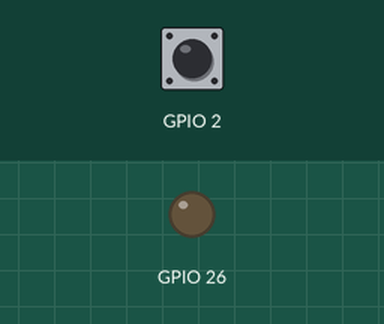
Recording of a program running on a simulated Raspberry Pi (BCM pin numbers). Shown: output pins drawn as LEDs (lit = HIGH). The inputs (shaded band) are chosen by the test bench; at power-on: GPIO 2 HIGH. The clock reads 2024-03-15 10:24:30 at power-on unless the program sets it.

Above: at 1.2 s.
1.3 s: GPIO 2 pulled LOW for 0.15 s
At 1.37 s:
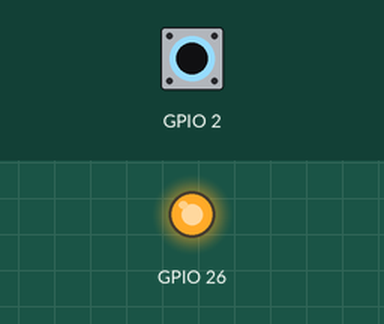
2.9 s: GPIO 2 pulled LOW for 3.2 s
At 7.1 s:
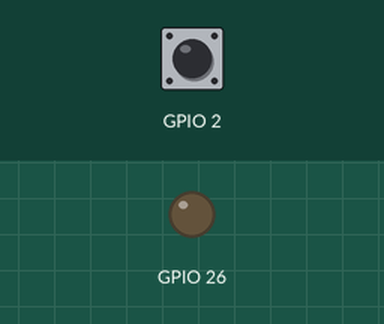
Timing chart, 0 to 8.6 s (numbered marks = the images above; inputs shaded):
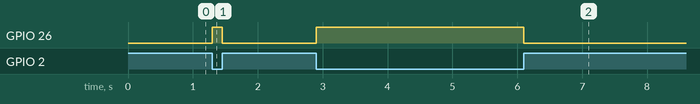

Measured:
- after the input at 1.3 s, GPIO 26: LOW → HIGH at once, → LOW 0.15 s later
- after the input at 2.9 s, GPIO 26: LOW → HIGH at once, → LOW 3.2 s later

The program:

SHARP_IR.py
```python
import RPi.GPIO as GPIO
import time
GPIO.setwarnings(False)
pin_no=2
GPIO.setmode(GPIO.BCM)

GPIO.setup(26,GPIO.OUT)
GPIO.setup(2,GPIO.IN)

while 1:

    if(GPIO.input(2)==True):
        GPIO.output(26,False)
        pulse_start = time.time()

    if(GPIO.input(2)==False):
        GPIO.output(26,True)
        pulse_end = time.time()

pulse_duration=pulse_end-pulse_start

distance = pulse_duration * 17150        #Multiply pulse duration by 17150 to get distance
distance = round(distance, 2)            #Round to two decimal points

if distance > 10 and distance < 80:      #Check whether the distance is within range
    print ("Distance:",distance,"cm" ) #Print distance with 0.5 cm calibration
else:
    print ("Out Of Range" )                  #display out of range
```
